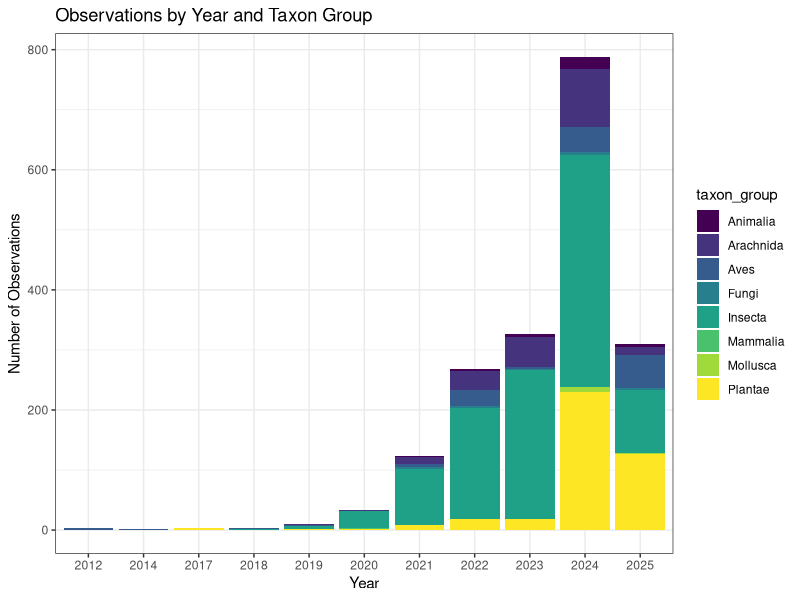
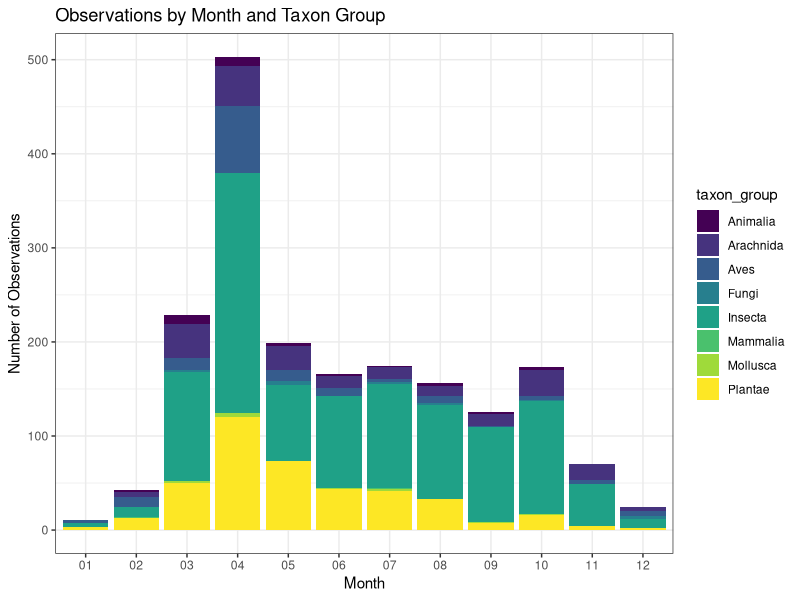
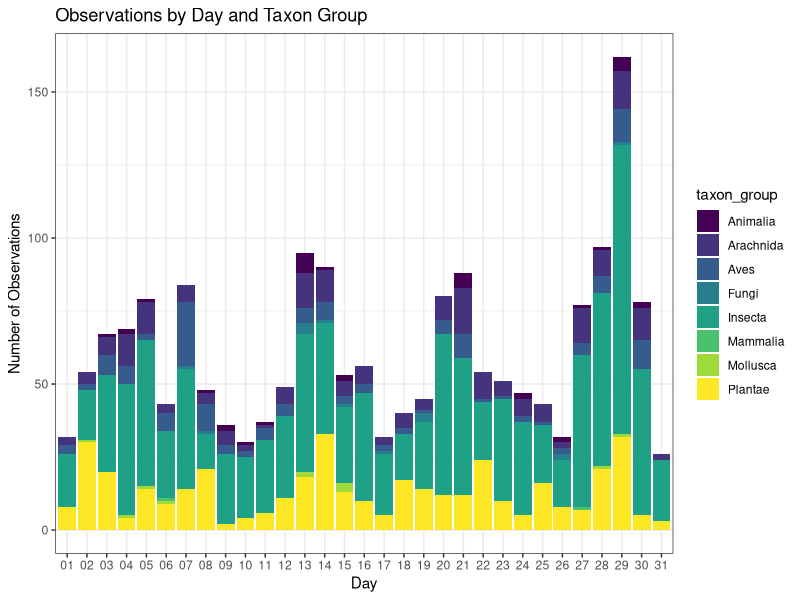
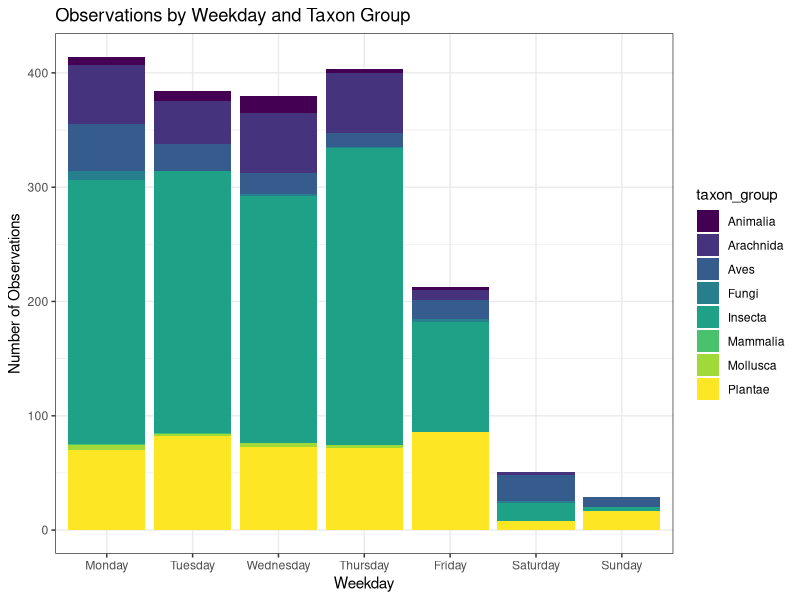
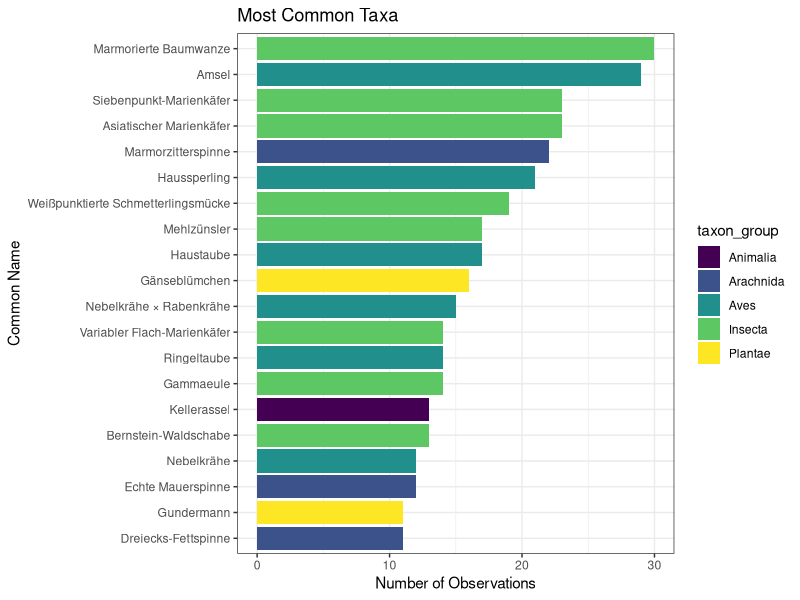
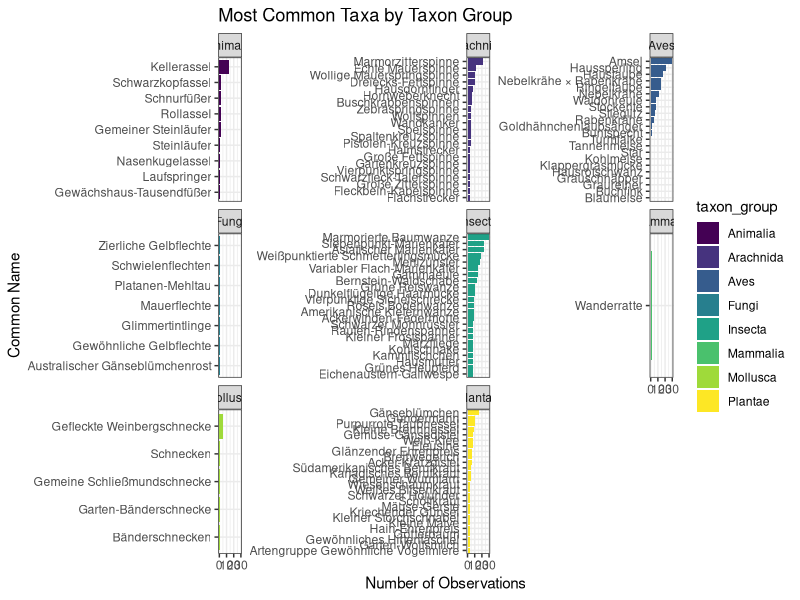
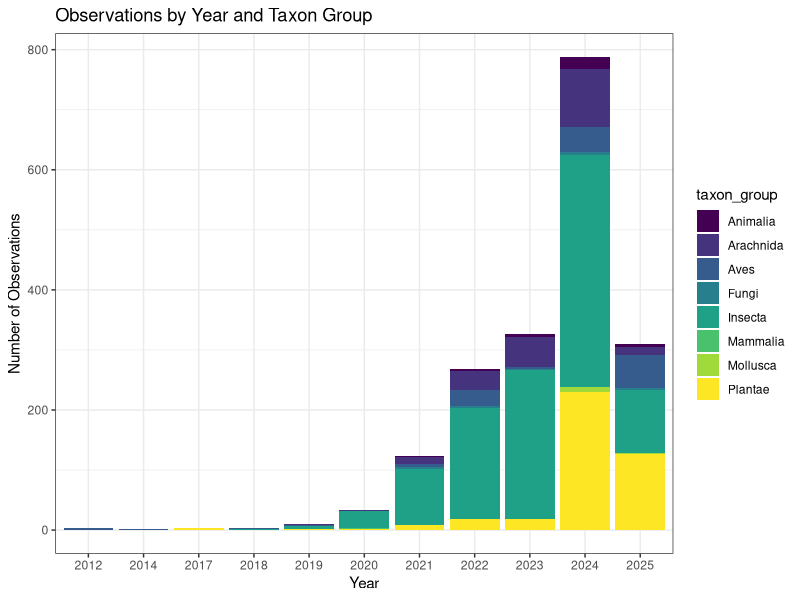
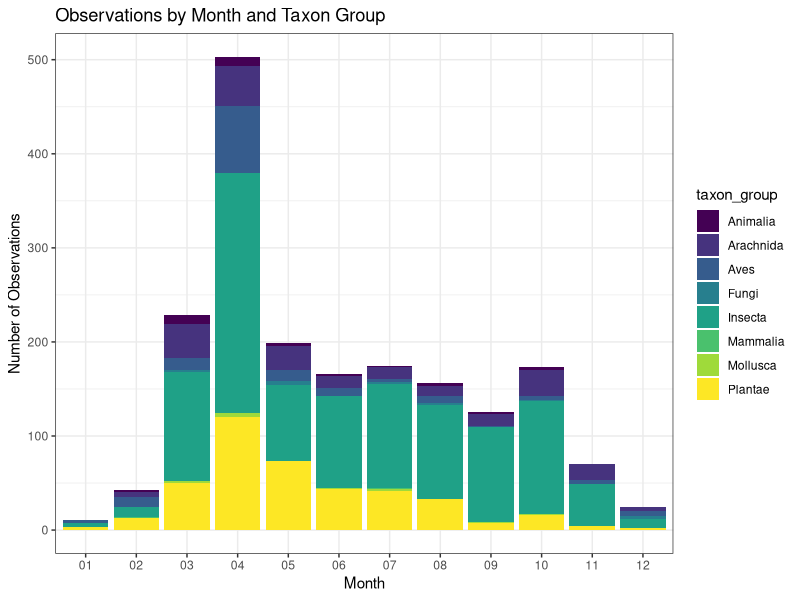

Here is the R script that generated these plots, in order:
## load library tidyverse
library(tidyverse)
library(viridis)

## set working directory
setwd("D:/GitHub/iNat_NDA/")

## load observations-576350.csv
obs <- read.csv("data/observations-576350.csv")

## create results directory
if (!dir.exists("results")) {
    dir.create("results")
}

## list column names
colnames(obs)

## convert date column to date format
obs$date <- as.Date(obs$time_observed_at, format = "%Y-%m-%d")

## extract year from date
obs$year <- format(obs$date, "%Y")

## rename "iconic_taxon_name" to "taxon_group"
obs$taxon_group <- obs$iconic_taxon_name

## plot observations by year and exclude "NA" values and
obs.nona <- obs %>%
    filter(!is.na(year))

## split by "taxon_group" and plot as stacked barplot with viridis color palette
obs.nona %>%
    group_by(year, taxon_group) %>%
    summarise(n = n()) %>%
    ggplot(aes(x = year, y = n, fill = taxon_group)) +
    geom_col() +
    labs(title = "Observations by Year and Taxon Group", x = "Year", y = "Number of Observations") +
    scale_fill_viridis_d() +
    theme_bw()

## save plot as png
ggsave("results/observations_by_year.png", width = 8, height = 6)

## now repeat the same process for month
obs$month <- format(obs$date, "%m")
obs.nona <- obs %>%
    filter(!is.na(month))

## plot observations and split by "taxon_group" and plot as stacked barplot with viridis color palette
obs.nona %>%
    group_by(month, taxon_group) %>%
    summarise(n = n()) %>%
    ggplot(aes(x = month, y = n, fill = taxon_group)) +
    geom_col() +
    labs(title = "Observations by Month and Taxon Group", x = "Month", y = "Number of Observations") +
    scale_fill_viridis_d() +
    theme_bw()

## save plot as png
ggsave("results/observations_by_month.png", width = 8, height = 6)

## now repeat the same process for day
obs$day <- format(obs$date, "%d")
obs.nona <- obs %>%
    filter(!is.na(day))

## plot observations by weekday and split by "taxon_group" and plot as stacked barplot with viridis color palette
obs.nona %>%
    group_by(day, taxon_group) %>%
    summarise(n = n()) %>%
    ggplot(aes(x = day, y = n, fill = taxon_group)) +
    geom_col() +
    labs(title = "Observations by Day and Taxon Group", x = "Day", y = "Number of Observations") +
    scale_fill_viridis_d() +
    theme_bw()

## now repeat the same process for weekday
obs$weekday <- weekdays(obs$date)

obs.nona <- obs %>%
    filter(!is.na(weekday))

## convert weekday to factor with levels in order and starting with Monday
obs.nona$weekday <- factor(obs.nona$weekday, levels = c("Monday", "Tuesday", "Wednesday", "Thursday", "Friday", "Saturday", "Sunday"))

## plot observations by weekday and split by "taxon_group" and plot as stacked barplot with viridis color palette
obs.nona %>%
    group_by(weekday, taxon_group) %>%
    summarise(n = n()) %>%
    ggplot(aes(x = weekday, y = n, fill = taxon_group)) +
    geom_col() +
    labs(title = "Observations by Weekday and Taxon Group", x = "Weekday", y = "Number of Observations") +
    scale_fill_viridis_d() +
    theme_bw()

## save plot as png
ggsave("results/observations_by_weekday.png", width = 8, height = 6)

## now repeat the same process for hour
obs$hour <- format(obs$date, "%H")

## now plot most common "common_name" and restrict to 20 most common, color by "taxon_group"
obs.nona <- obs %>%
    filter(!is.na(common_name) & !common_name == "") %>%
    group_by(common_name, taxon_group) %>%
    summarise(n = n()) %>%
    arrange(desc(n))

head(obs.nona, 20) %>%
    ggplot(aes(x = reorder(common_name, n), y = n, fill = taxon_group)) +
    geom_col() +
    coord_flip() +
    labs(title = "Most Common Taxa", x = "Common Name", y = "Number of Observations") +
    scale_fill_viridis_d() +
    theme_bw()

## save plot as png
ggsave("results/most_common_taxa.png", width = 8, height = 6)

## now repeat the same process but show the top 20 for each "taxon_group"
obs.nona <- obs %>%
    filter(!is.na(common_name) & !common_name == "") %>%
    group_by(common_name, taxon_group) %>%
    summarise(n = n()) %>%
    arrange(desc(n))

## now plot most common "common_name" and restrict to 20 most common, color by "taxon_group" and facet by "taxon_group"
obs.nona %>%
    group_by(taxon_group) %>%
    slice_max(n, n = 20) %>%
    ggplot(aes(x = reorder(common_name, n), y = n, fill = taxon_group)) +
    geom_col() +
    coord_flip() +
    facet_wrap(~taxon_group, scales = "free_y") +
    labs(title = "Most Common Taxa by Taxon Group", x = "Common Name", y = "Number of Observations") +
    scale_fill_viridis_d() +
    theme_bw()

## save plot as png
ggsave("results/most_common_taxa_by_taxon_group.png", width = 20, height = 12)


## now summarise the results in a README.md file
## create a README.md file and rename it to README.md
readme <- file("README.md", "w")
writeLines("# Analysis of iNat_project [\"Die anderen Museumsbesucher\"](https://www.inaturalist.org/projects/die-anderen-museumsbesucher-the-other-museum-visitors?tab=observations)\n", readme)
writeLines("## Observations by Year and Taxon Group\n", readme)
writeLines("![Observations by Year and Taxon Group](results/observations_by_year.png)\n", readme)
writeLines("## Observations by Month and Taxon Group\n", readme)
writeLines("![Observations by Month and Taxon Group](results/observations_by_month.png)\n", readme)
writeLines("## Observations by Day and Taxon Group\n", readme)
writeLines("![Observations by Day and Taxon Group](results/observations_by_day.png)\n", readme)
writeLines("## Observations by Weekday and Taxon Group\n", readme)
writeLines("![Observations by Weekday and Taxon Group](results/observations_by_weekday.png)\n", readme)
writeLines("## Most Common Taxa\n", readme)
writeLines("![Most Common Taxa](results/most_common_taxa.png)\n", readme)
writeLines("## Most Common Taxa by Taxon Group\n", readme)
writeLines("![Most Common Taxa by Taxon Group](results/most_common_taxa_by_taxon_group.png)\n", readme)

## close the file
close(readme)
